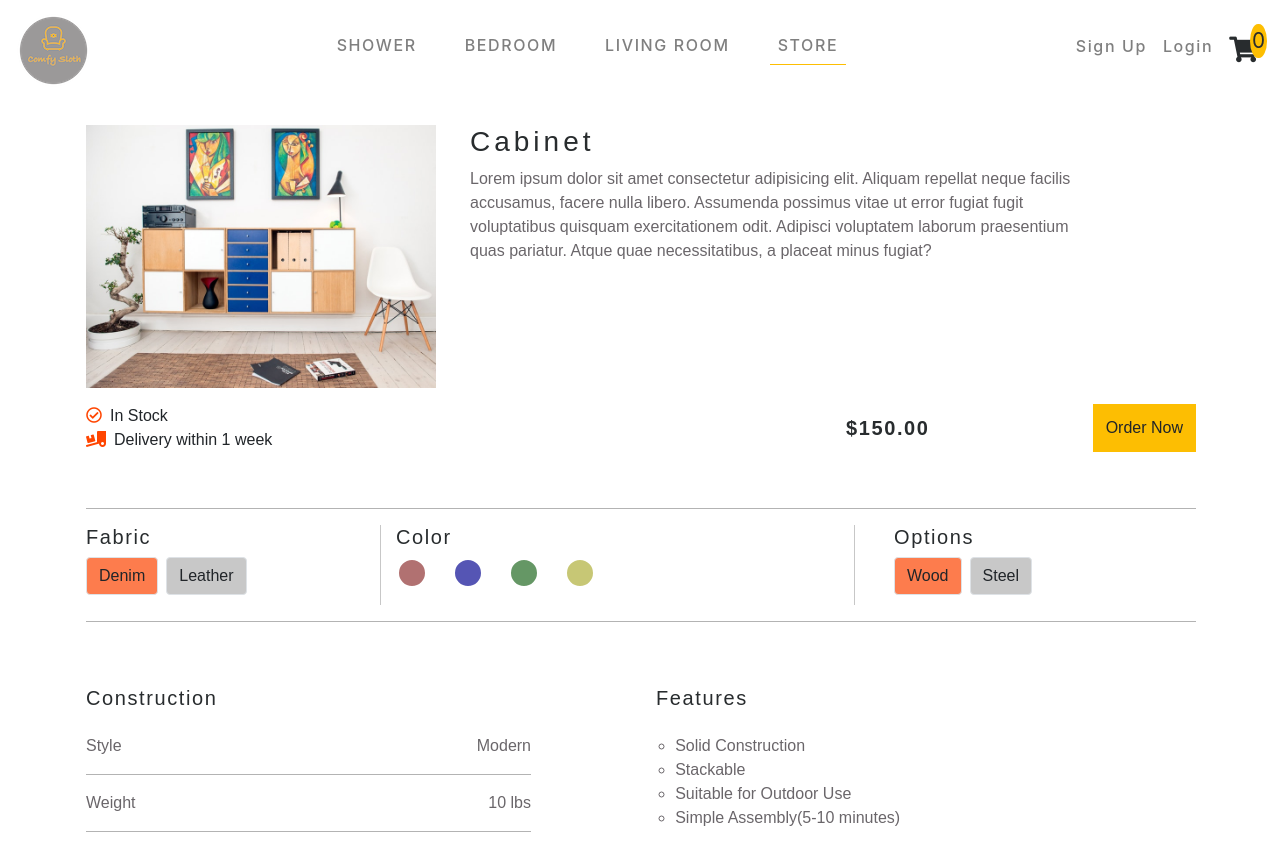
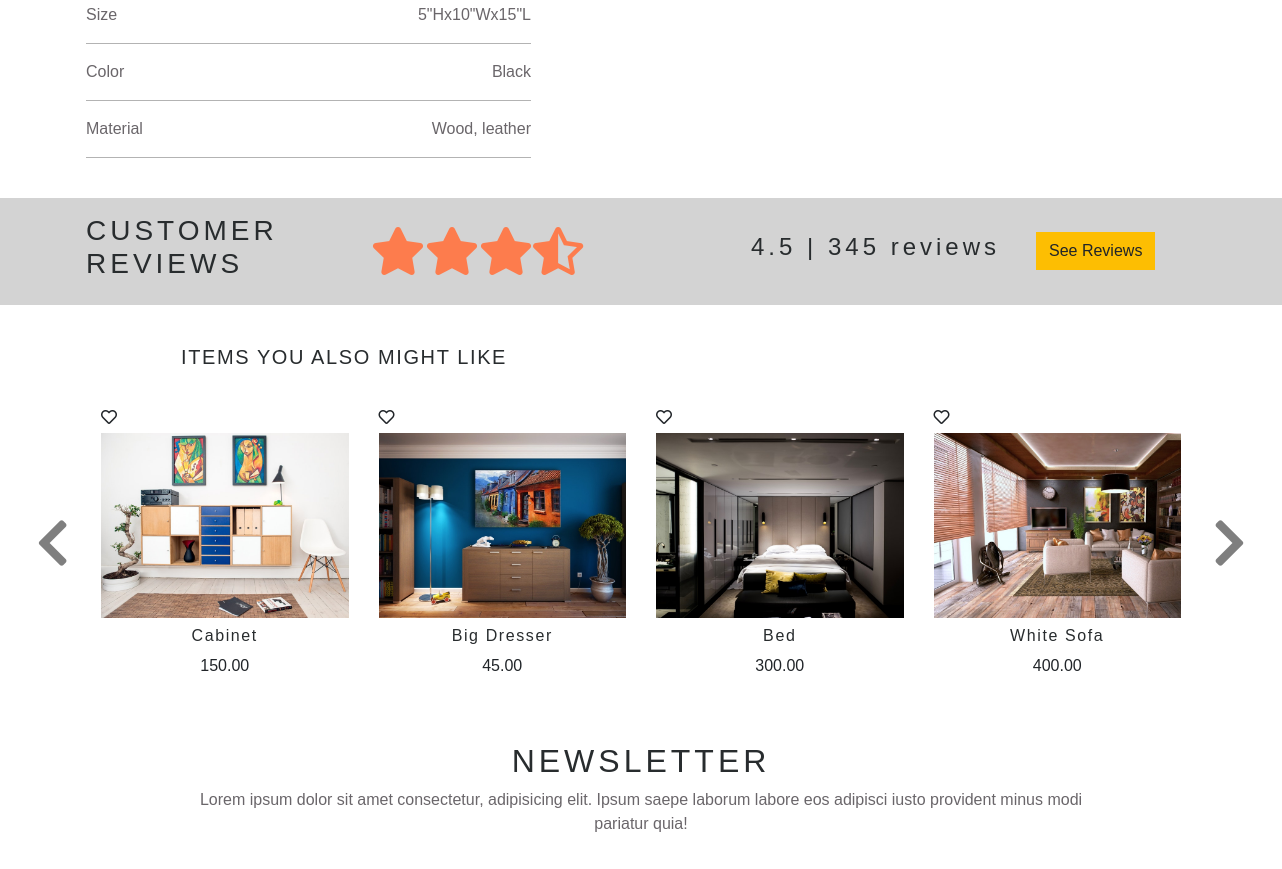
/store/item1 (upper part), run on an earlier commit of the app's database (2 pictures, top to bottom).
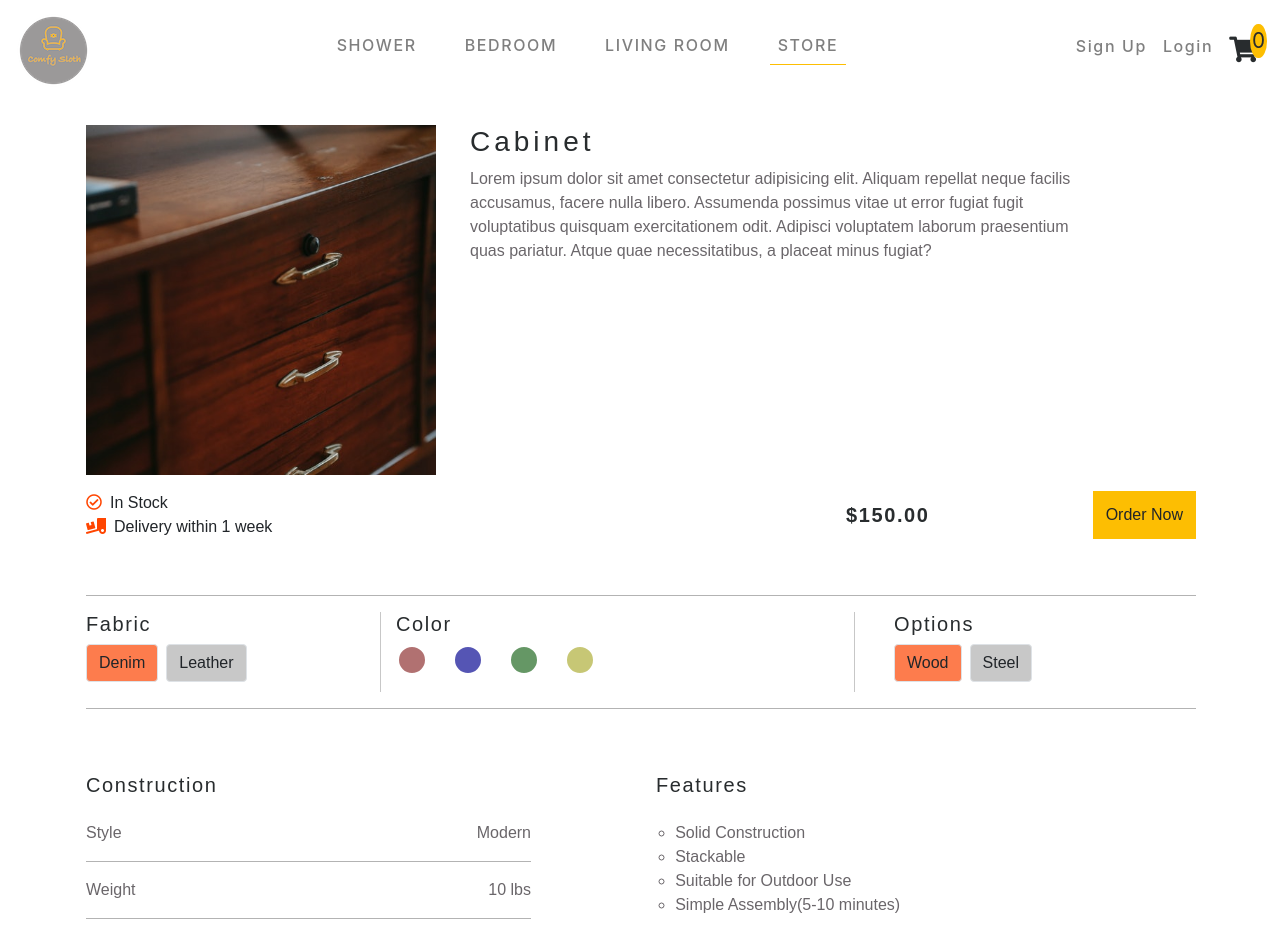
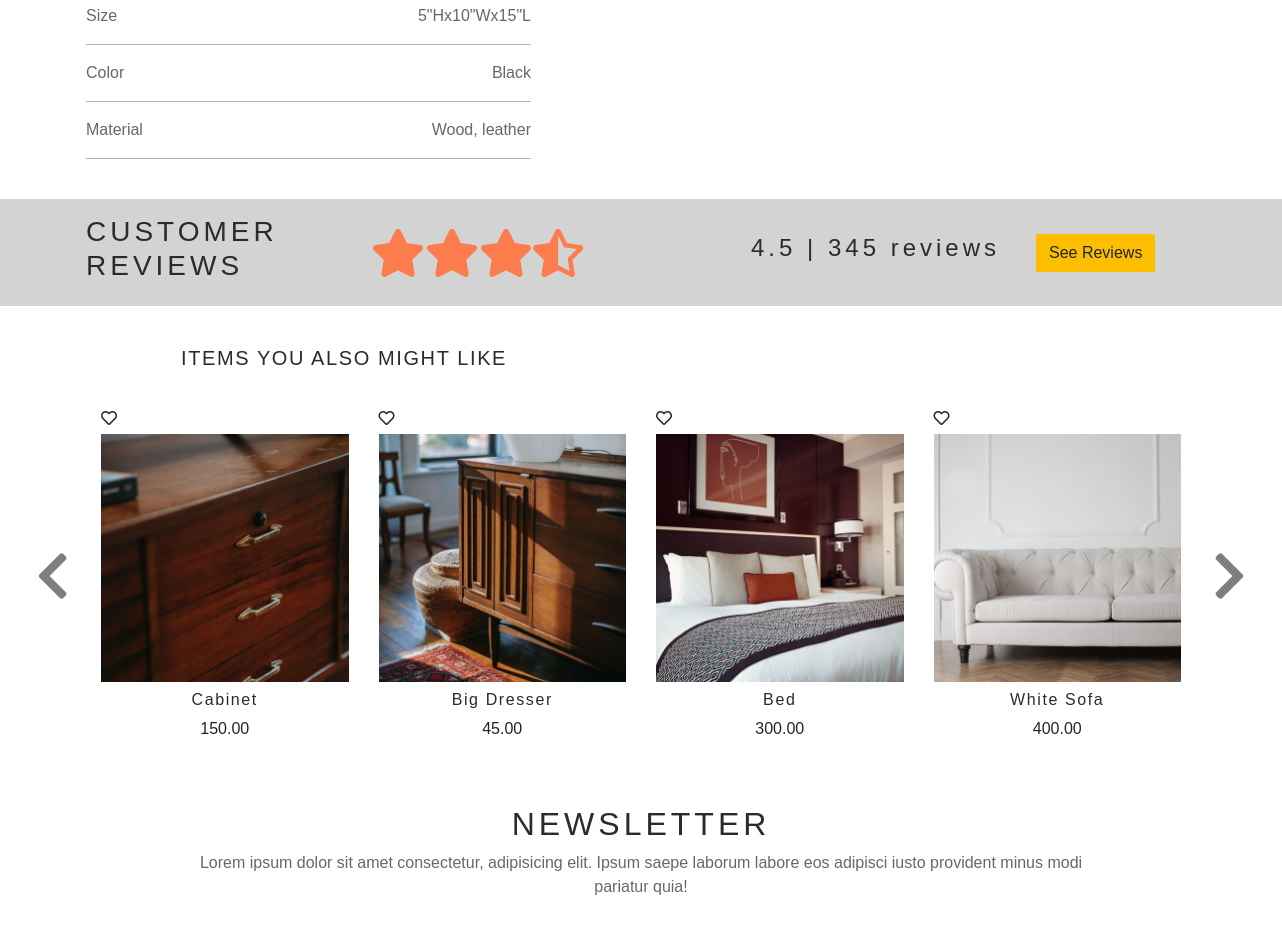
And on a later commit of the database (2 pictures, top to bottom).
### store/models.py (models this page shows, shortened)
class Product(models.Model):
    title = models.CharField(max_length=200)
    price = models.DecimalField(max_digits=30, decimal_places=2)
    picture = models.CharField(max_length=300)
    category = models.CharField(max_length=200)
    sub_category = models.CharField(max_length=200)
    inventory_amount = models.IntegerField(default=10)

### store/views.py (the view)
# urls.py: path(r'store/item<int:product_id>', views.single, name='single'),
def single(request, product_id):
    product = get_object_or_404(Product, pk=product_id)
    return render(request, 'store/single_item.html',  {'items': items, 'featured':featured, 'product': product})

### store/templates/store/single_item.html (shortened to what the changed rows need)
{% extends 'base.html' %}
{% load static %}
{% block content %}
<div class="container my-4" id='{{ product.id }}'>
    <section>
        <div class="row d-flex">
            <div class="col-md-4 mr-1">
                <img src="{% static product.picture %}" class="single-product-img" alt="product-image" id='itemImage'>
            </div>
            <div class="col-md-7">
                <h3 class="text-capitalize" id='title'>{{ product.title }}</h3>
                <p class="grey2">Lorem ipsum dolor sit amet consectetur adipisicing elit. Aliquam repellat neque facilis
                    accusamus, facere nulla libero. Assumenda possimus vitae ut error fugiat fugit voluptatibus
                    quisquam exercitationem odit. Adipisci voluptatem laborum praesentium quas pariatur. Atque quae
                    necessitatibus, a placeat minus fugiat?</p>
            </div>
        </div>
    </section>
    <section>
        <div class="row d-flex justify-content-between my-3">
            <div class="col-4 d-flex justify-content-between">
                <h5 class="my-auto"><b id='price'>${{ product.price }}</b></h5>
            </div>
        </div>
        <br>
    </section>
    <br>
</div>
<br>
{% include 'carousel.html' %}
{% include 'news_letter.html' %}
{% endblock %}

### futniture_store/templates/carousel.html
{% load static%}
<div class="container">
        <div class="row my-3">
                <div class="col-10 mx-auto text-center">
                    <h5 class='text-uppercase text-left'>items you also might like</h5>
        </div>
    </div>
    <div id="saleItem" class="carousel slide" data-ride="carousel" data-interval=false>
        <div class="carousel-inner row w-12 mx-auto" role="listbox">
            {% for item in items.all%}
            <div class="carousel-item col-md-3">
                    <div class='d-flex justify-content-start'>
                        <i class="far fa-heart fa-1x heart pt-3"></i>
                    </div>
                    <div class="carousel-img-div my-2">
                        <img src="{%  static item.picture %}" alt="" class='img-fluid carousel-img'>
                    </div>
                    <div class='text-center'>
                        <a href="/store/item{{item.id}}" class='item-name-carousel'>
                            <h6 class='text-capitalize'>{{ item.title }}</h6>
                        </a>
                        <p>{{ item.price }}</p>
                    </div>
                </div>
            {% endfor %}
        </div>
        <a class="carousel-control-prev my-auto" href="#saleItem" role="button" data-slide="prev">
                <i class="fa fa-chevron-left carousel-button fa-lg"></i>
              </a>
              <a class="carousel-control-next my-auto text-faded" href="#saleItem" role="button" data-slide="next">
                <i class="fa fa-chevron-right carousel-button fa-lg"></i>
              </a>
    </div>
</div>

What changed in the data, as far as the page shows it:
changed Product "Cabinet": picture: a different picture
changed Product "Big Dresser": picture: a different picture
changed Product "Bed": picture: a different picture
changed Product "White Sofa": picture: a different picture
